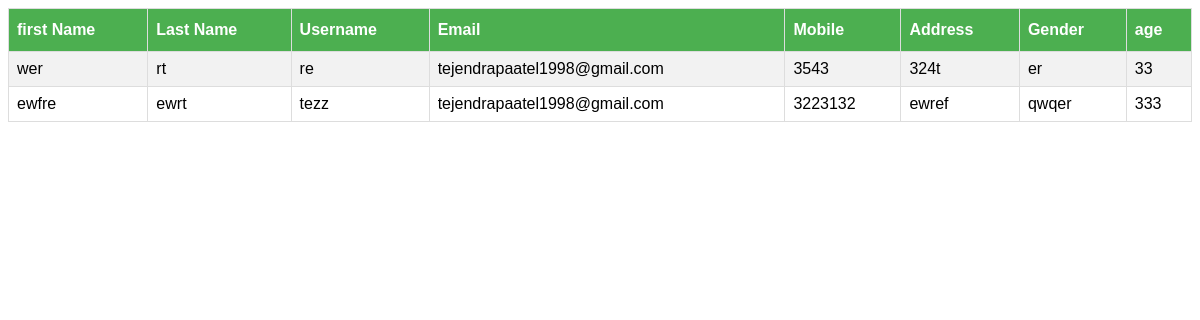
The page / on the database its author committed.
### user/models.py (models this page shows)
class users(models.Model):
    first_name = models.CharField(max_length=30,null=True)
    last_name = models.CharField(max_length=30,null=True)
    username = models.CharField(max_length=30,null=True)
    Email = models.EmailField(null=True)
    mobile_no = models.IntegerField(null=True,blank=True)
    Address = models.TextField(null=True,blank=True)
    gender = models.CharField(max_length=30,null=True)
    age = models.IntegerField(null=True,blank=True)
    detail = CustomManager()

### user/views.py (the view)
# urls.py: path('', views.HOME, name='home'),
def HOME(request):
    use = users.detail.all()
    d = {"use":use}
    return render (request,'home.html',d)

### user/managers.py (called while the page is built)
    def get_queryset(self):
        return super().get_queryset().all().order_by('age')

### user/templates/home.html (shortened to what this page needs)
<!DOCTYPE html>
<html>
<head>
</head>
<body>
<table id="customers">
  <tr>
    <th>first Name</th>
    <th>Last Name</th>
    <th>Username</th>
      <th>Email</th>
    <th>Mobile</th>
    <th>Address</th>
      <th>Gender</th>
    <th>age</th>
  </tr>
    {% for i in use %}
  <tr>
    <td>{{ i.first_name }}</td>
    <td>{{ i.last_name }}</td>
    <td>{{ i.username }}</td>
    <td>{{ i.Email }}</td>
    <td>{{ i.mobile_no }}</td>
    <td>{{ i.Address }}</td>
      <td>{{ i.gender }}</td>
    <td>{{ i.age }}</td>
  </tr>
{% endfor %}
</table>
</body>
</html>

### user/templates/home.html (style rules this page uses)
#customers { font-family: Arial, Helvetica, sans-serif; border-collapse: collapse; width: 100%; }
#customers td, #customers th { border: 1px solid #ddd; padding: 8px; }
#customers tr:nth-child(even) { background-color: #f2f2f2; }
#customers th { padding-top: 12px; padding-bottom: 12px; text-align: left; background-color: #4CAF50; color: white; }

### rows shown on the page
users: first_name "wer", last_name "rt", username "re", Email "tejendrapaatel1998@gmail.com", mobile_no "3543", Address "324t", gender "er", age "33"
users: first_name "ewfre", last_name "ewrt", username "tezz", Email "tejendrapaatel1998@gmail.com", mobile_no "3223132", Address "ewref", gender "qwqer", age "333"
